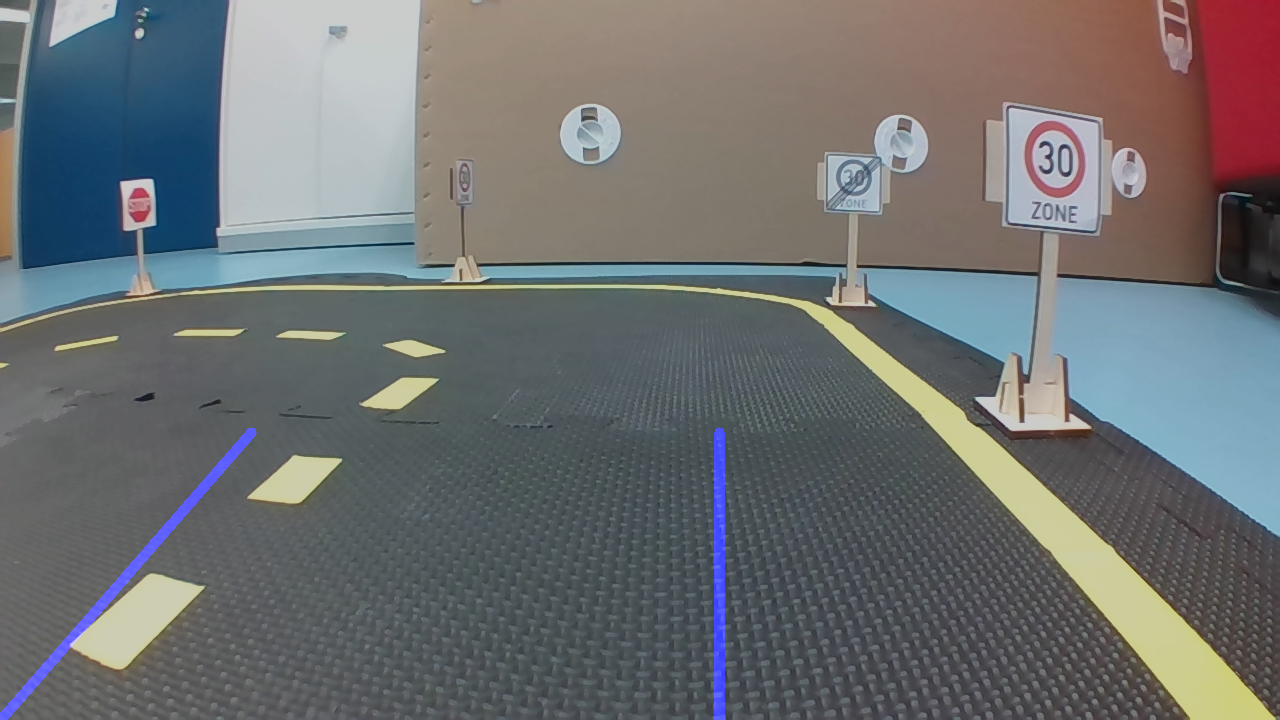
#> input picture Code_Pitop/Pictures/combo.png, 1280 x 720 px
$ python -i test.py   (imports and definitions only)
#> lines starting #> are read from the running program, lines starting #| are printed output that depends on the picture
#> further down, picture is the input picture: shape (720, 1280, 3); mean B, G, R 112.7, 111.6, 109.6
from time import sleep
from pitop import Camera
import cv2
import numpy as np
import math

from pitop import BrakingType, EncoderMotor, ForwardDirection

# [1 line that did not run here, left out]
# [1 line that did not run here, left out]

# [1 line that did not run here, left out]
# [1 line that did not run here, left out]

# [1 line that did not run here, left out]

def canny(frame, sigma=0.33):
    """ lab = cv2.cvtColor(frame, cv2.COLOR_BGR2LAB)
    l_channel, a, b = cv2.split(lab)
    clahe = cv2.createCLAHE(clipLimit=2.0, tileGridSize=(8,8))
    cl = clahe.apply(l_channel)
    limg = cv2.merge((cl, a, b))
    enhanced_img = cv2.cvtColor(limg, cv2.COLOR_LAB2BGR) """
#> called with sigma = 0.33

    gray = cv2.cvtColor(frame, cv2.COLOR_BGR2GRAY)
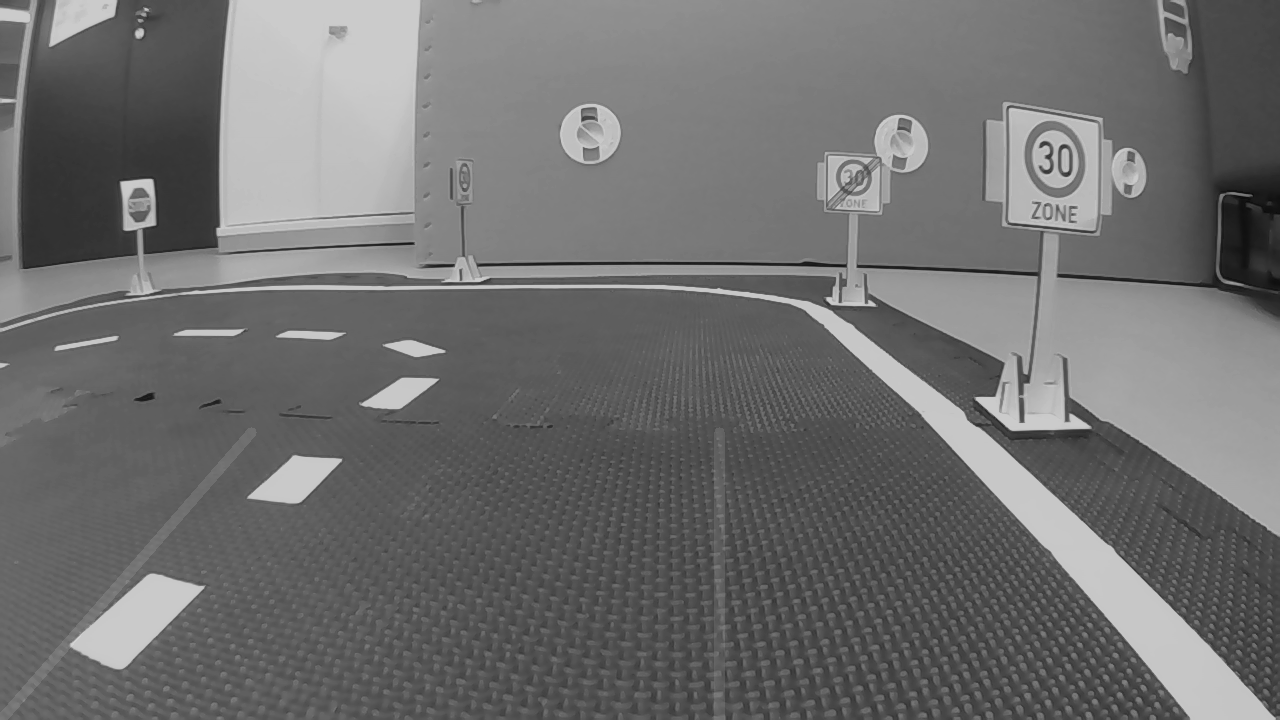
#> gray: shape (720, 1280); min 11, max 211, mean 111.1
    blurred = cv2.GaussianBlur(gray, (3, 3), 0)

    v = np.median(blurred)
#> v = 98
    lower = int(max(0, (1.0 - sigma) * v))
#> lower = 65
    upper = int(min(255, (1.0 + sigma) * v))
#> upper = 130
    canny = cv2.Canny(blurred, 260, 300)
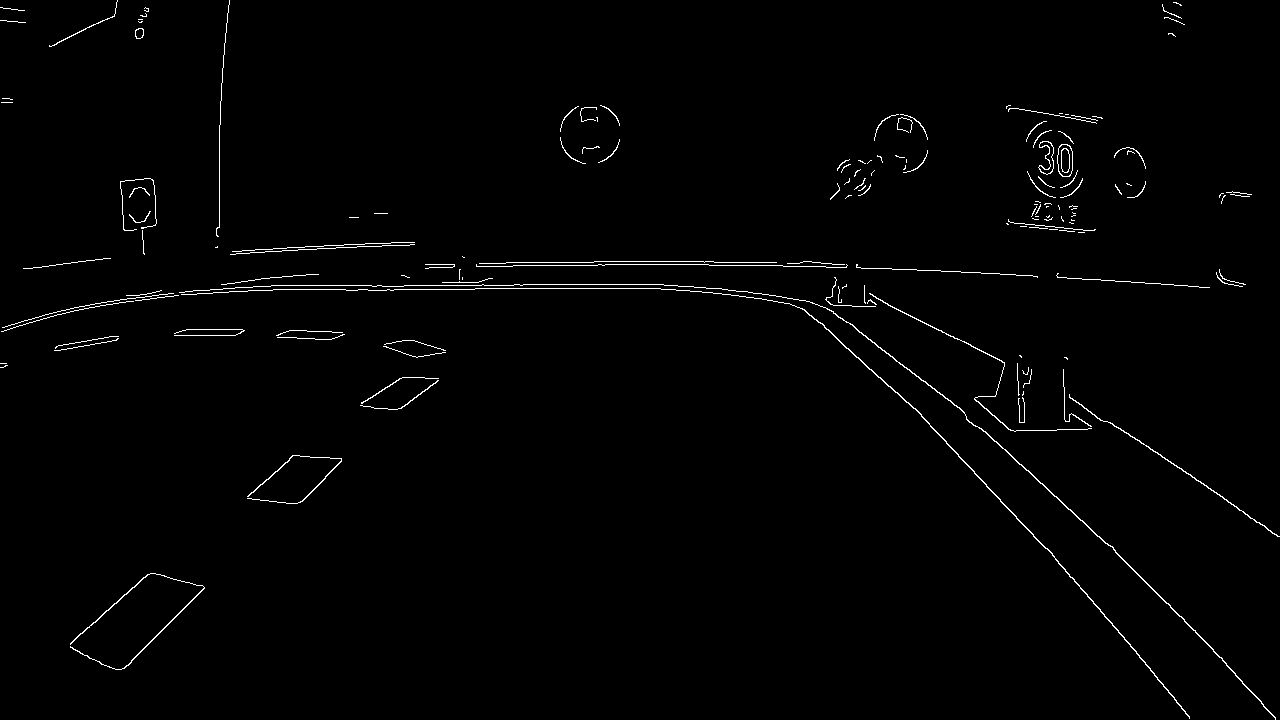
#> canny: shape (720, 1280); 1.1% white in thin lines or dots
    return canny

# [128 lines left out: functions region_of_interest, average_slope_intercept, make_coordinates, calculate_offset, one_line_detected, two_lines_detected and 4 more, not called in this run]

# [1 line that did not run here, left out]

# [32 lines not run here, left out]

>>> import cv2
>>> picture = cv2.imread('../Pictures/combo.png')
>>> result = canny(picture)

$ run again, on Code_Pitop/Pictures/heading2.png
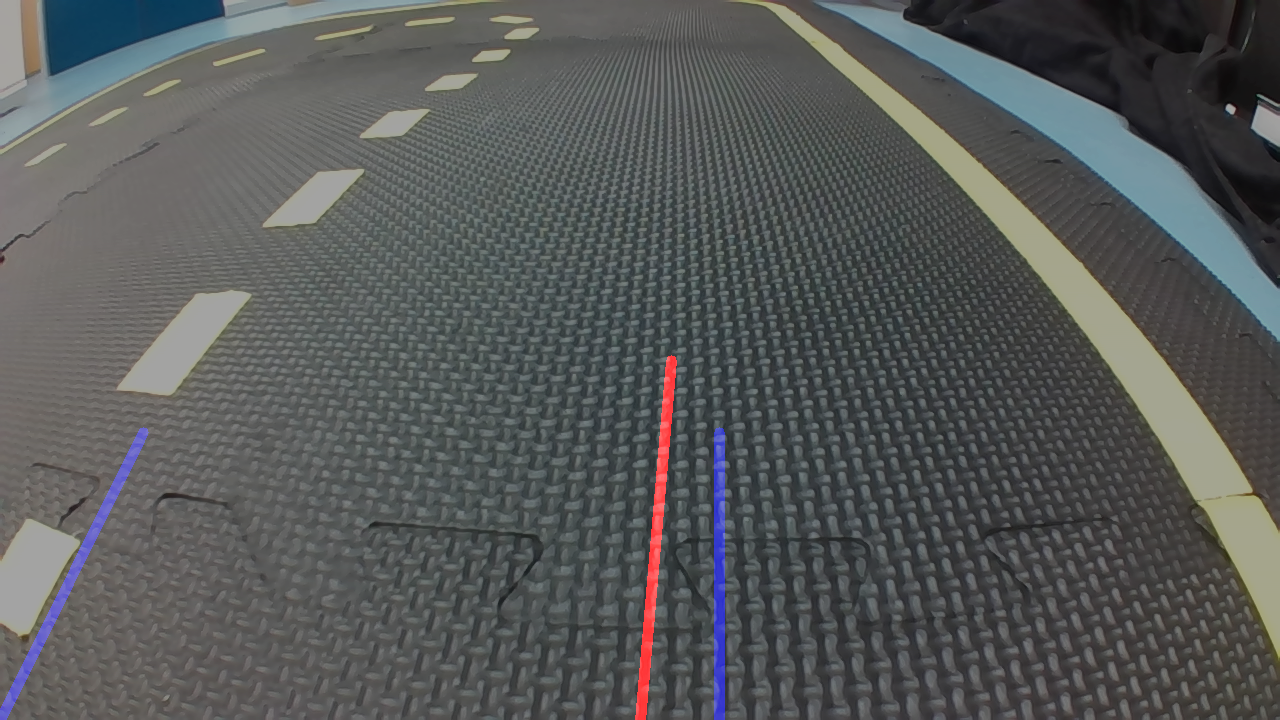
#> input picture Code_Pitop/Pictures/heading2.png, 1280 x 720 px
#> picture is the input picture: shape (720, 1280, 3); mean B, G, R 89, 89.4, 87.2
#> in canny, `gray = cv2.cvtColor(frame, cv2.COLOR_BGR2GRAY)`:
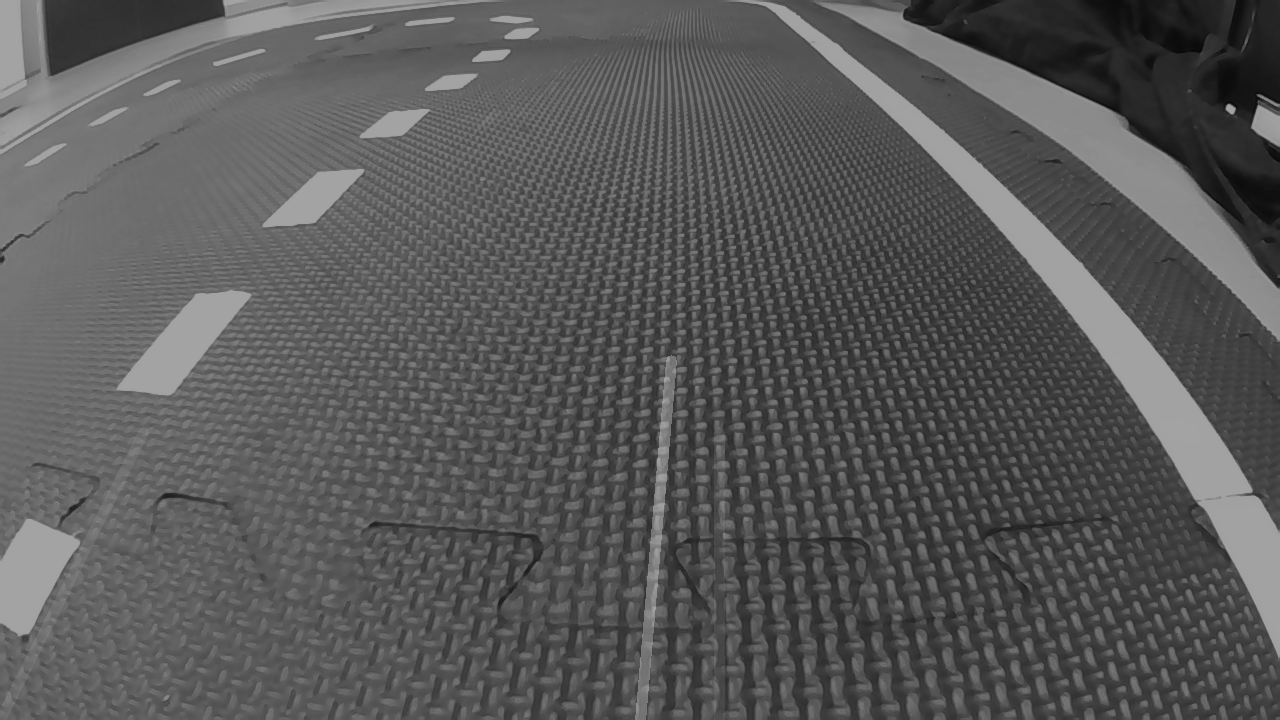
#> gray: shape (720, 1280); min 6, max 164, mean 88.7
#> v = 88
#> lower = 58
#> upper = 117
#> in canny, `canny = cv2.Canny(blurred, 260, 300)`:
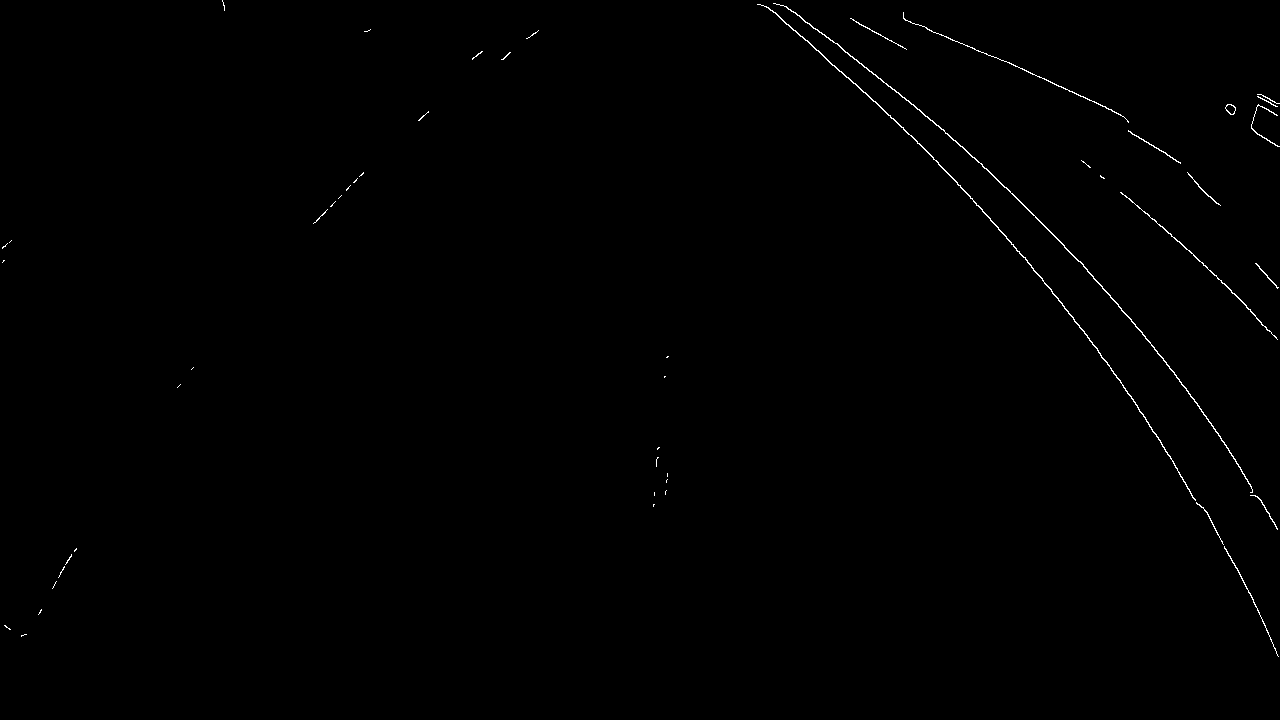
#> canny: shape (720, 1280); 0.38% white in thin lines or dots
